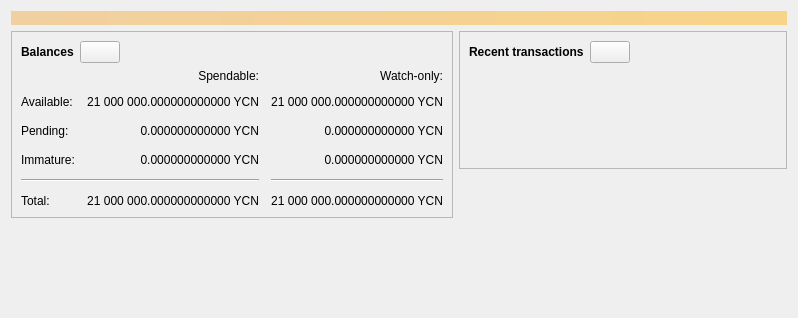
<?xml version="1.0" encoding="UTF-8"?>
<ui version="4.0">
 <class>OverviewPage</class>
 <widget class="QWidget" name="OverviewPage">
  <property name="geometry">
   <rect>
    <x>0</x>
    <y>0</y>
    <width>798</width>
    <height>318</height>
   </rect>
  </property>
  <property name="windowTitle">
   <string>Form</string>
  </property>
  <layout class="QVBoxLayout" name="topLayout">
   <item>
    <widget class="QLabel" name="labelAlerts">
     <property name="visible">
      <bool>false</bool>
     </property>
     <property name="styleSheet">
      <string notr="true">QLabel { background-color: qlineargradient(x1: 0, y1: 0, x2: 1, y2: 0, stop:0 #F0D0A0, stop:1 #F8D488); color:#000000; }</string>
     </property>
     <property name="wordWrap">
      <bool>true</bool>
     </property>
     <property name="margin">
      <number>3</number>
     </property>
     <property name="textInteractionFlags">
      <set>Qt::TextSelectableByMouse</set>
     </property>
    </widget>
   </item>
   <item>
    <layout class="QHBoxLayout" name="horizontalLayout" stretch="1,1">
     <item>
      <layout class="QVBoxLayout" name="verticalLayout_2">
       <item>
        <widget class="QFrame" name="frame">
         <property name="frameShape">
          <enum>QFrame::StyledPanel</enum>
         </property>
         <property name="frameShadow">
          <enum>QFrame::Raised</enum>
         </property>
         <layout class="QVBoxLayout" name="verticalLayout_4">
          <item>
           <layout class="QHBoxLayout" name="horizontalLayout_4">
            <item>
             <widget class="QLabel" name="label_5">
              <property name="font">
               <font>
                <weight>75</weight>
                <bold>true</bold>
               </font>
              </property>
              <property name="text">
               <string>Balances</string>
              </property>
             </widget>
            </item>
            <item>
             <widget class="QPushButton" name="labelWalletStatus">
              <property name="enabled">
               <bool>true</bool>
              </property>
              <property name="maximumSize">
               <size>
                <width>45</width>
                <height>16777215</height>
               </size>
              </property>
              <property name="toolTip">
               <string>The displayed information may be out of date. Your wallet automatically synchronizes with the Yilacoin network after a connection is established, but this process has not completed yet.</string>
              </property>
              <property name="text">
               <string/>
              </property>
              <property name="icon">
               <iconset resource="../bitcoin.qrc">
                <normaloff>:/icons/warning</normaloff>
                <disabledoff>:/icons/warning</disabledoff>:/icons/warning</iconset>
              </property>
              <property name="iconSize">
               <size>
                <width>24</width>
                <height>24</height>
               </size>
              </property>
             </widget>
            </item>
            <item>
             <spacer name="horizontalSpacer_3">
              <property name="orientation">
               <enum>Qt::Horizontal</enum>
              </property>
              <property name="sizeHint" stdset="0">
               <size>
                <width>40</width>
                <height>20</height>
               </size>
              </property>
             </spacer>
            </item>
           </layout>
          </item>
          <item>
           <layout class="QGridLayout" name="gridLayout">
            <property name="spacing">
             <number>12</number>
            </property>
            <item row="2" column="2">
             <widget class="QLabel" name="labelWatchPending">
              <property name="cursor">
               <cursorShape>IBeamCursor</cursorShape>
              </property>
              <property name="toolTip">
               <string>Unconfirmed transactions to watch-only addresses</string>
              </property>
              <property name="text">
               <string notr="true">0.000000000000 YCN</string>
              </property>
              <property name="alignment">
               <set>Qt::AlignRight|Qt::AlignTrailing|Qt::AlignVCenter</set>
              </property>
              <property name="textInteractionFlags">
               <set>Qt::LinksAccessibleByMouse|Qt::TextSelectableByKeyboard|Qt::TextSelectableByMouse</set>
              </property>
             </widget>
            </item>
            <item row="2" column="1">
             <widget class="QLabel" name="labelUnconfirmed">
              <property name="cursor">
               <cursorShape>IBeamCursor</cursorShape>
              </property>
              <property name="toolTip">
               <string>Total of transactions that have yet to be confirmed, and do not yet count toward the spendable balance</string>
              </property>
              <property name="text">
               <string notr="true">0.000000000000 YCN</string>
              </property>
              <property name="alignment">
               <set>Qt::AlignRight|Qt::AlignTrailing|Qt::AlignVCenter</set>
              </property>
              <property name="textInteractionFlags">
               <set>Qt::LinksAccessibleByMouse|Qt::TextSelectableByKeyboard|Qt::TextSelectableByMouse</set>
              </property>
             </widget>
            </item>
            <item row="3" column="2">
             <widget class="QLabel" name="labelWatchImmature">
              <property name="cursor">
               <cursorShape>IBeamCursor</cursorShape>
              </property>
              <property name="toolTip">
               <string>Mined balance in watch-only addresses that has not yet matured</string>
              </property>
              <property name="text">
               <string notr="true">0.000000000000 YCN</string>
              </property>
              <property name="alignment">
               <set>Qt::AlignRight|Qt::AlignTrailing|Qt::AlignVCenter</set>
              </property>
              <property name="textInteractionFlags">
               <set>Qt::LinksAccessibleByMouse|Qt::TextSelectableByKeyboard|Qt::TextSelectableByMouse</set>
              </property>
             </widget>
            </item>
            <item row="4" column="0" colspan="2">
             <widget class="Line" name="line">
              <property name="orientation">
               <enum>Qt::Horizontal</enum>
              </property>
             </widget>
            </item>
            <item row="4" column="2">
             <widget class="Line" name="lineWatchBalance">
              <property name="sizePolicy">
               <sizepolicy hsizetype="Preferred" vsizetype="Fixed">
                <horstretch>0</horstretch>
                <verstretch>0</verstretch>
               </sizepolicy>
              </property>
              <property name="minimumSize">
               <size>
                <width>140</width>
                <height>0</height>
               </size>
              </property>
              <property name="orientation">
               <enum>Qt::Horizontal</enum>
              </property>
             </widget>
            </item>
            <item row="5" column="0">
             <widget class="QLabel" name="labelTotalText">
              <property name="text">
               <string>Total:</string>
              </property>
             </widget>
            </item>
            <item row="3" column="1">
             <widget class="QLabel" name="labelImmature">
              <property name="cursor">
               <cursorShape>IBeamCursor</cursorShape>
              </property>
              <property name="toolTip">
               <string>Mined balance that has not yet matured</string>
              </property>
              <property name="text">
               <string notr="true">0.000000000000 YCN</string>
              </property>
              <property name="alignment">
               <set>Qt::AlignRight|Qt::AlignTrailing|Qt::AlignVCenter</set>
              </property>
              <property name="textInteractionFlags">
               <set>Qt::LinksAccessibleByMouse|Qt::TextSelectableByKeyboard|Qt::TextSelectableByMouse</set>
              </property>
             </widget>
            </item>
            <item row="2" column="3">
             <spacer name="horizontalSpacer_2">
              <property name="orientation">
               <enum>Qt::Horizontal</enum>
              </property>
              <property name="sizeHint" stdset="0">
               <size>
                <width>40</width>
                <height>20</height>
               </size>
              </property>
             </spacer>
            </item>
            <item row="3" column="0">
             <widget class="QLabel" name="labelImmatureText">
              <property name="text">
               <string>Immature:</string>
              </property>
             </widget>
            </item>
            <item row="5" column="1">
             <widget class="QLabel" name="labelTotal">
              <property name="cursor">
               <cursorShape>IBeamCursor</cursorShape>
              </property>
              <property name="toolTip">
               <string>Your current total balance</string>
              </property>
              <property name="text">
               <string notr="true">21 000 000.000000000000 YCN</string>
              </property>
              <property name="alignment">
               <set>Qt::AlignRight|Qt::AlignTrailing|Qt::AlignVCenter</set>
              </property>
              <property name="textInteractionFlags">
               <set>Qt::LinksAccessibleByMouse|Qt::TextSelectableByKeyboard|Qt::TextSelectableByMouse</set>
              </property>
             </widget>
            </item>
            <item row="5" column="2">
             <widget class="QLabel" name="labelWatchTotal">
              <property name="cursor">
               <cursorShape>IBeamCursor</cursorShape>
              </property>
              <property name="toolTip">
               <string>Current total balance in watch-only addresses</string>
              </property>
              <property name="text">
               <string notr="true">21 000 000.000000000000 YCN</string>
              </property>
              <property name="alignment">
               <set>Qt::AlignRight|Qt::AlignTrailing|Qt::AlignVCenter</set>
              </property>
              <property name="textInteractionFlags">
               <set>Qt::LinksAccessibleByMouse|Qt::TextSelectableByKeyboard|Qt::TextSelectableByMouse</set>
              </property>
             </widget>
            </item>
            <item row="0" column="2">
             <widget class="QLabel" name="labelWatchonly">
              <property name="text">
               <string>Watch-only:</string>
              </property>
              <property name="alignment">
               <set>Qt::AlignRight|Qt::AlignTrailing|Qt::AlignVCenter</set>
              </property>
             </widget>
            </item>
            <item row="1" column="0">
             <widget class="QLabel" name="labelBalanceText">
              <property name="text">
               <string>Available:</string>
              </property>
             </widget>
            </item>
            <item row="1" column="1">
             <widget class="QLabel" name="labelBalance">
              <property name="cursor">
               <cursorShape>IBeamCursor</cursorShape>
              </property>
              <property name="toolTip">
               <string>Your current spendable balance</string>
              </property>
              <property name="text">
               <string notr="true">21 000 000.000000000000 YCN</string>
              </property>
              <property name="alignment">
               <set>Qt::AlignRight|Qt::AlignTrailing|Qt::AlignVCenter</set>
              </property>
              <property name="textInteractionFlags">
               <set>Qt::LinksAccessibleByMouse|Qt::TextSelectableByKeyboard|Qt::TextSelectableByMouse</set>
              </property>
             </widget>
            </item>
            <item row="1" column="2">
             <widget class="QLabel" name="labelWatchAvailable">
              <property name="cursor">
               <cursorShape>IBeamCursor</cursorShape>
              </property>
              <property name="toolTip">
               <string>Your current balance in watch-only addresses</string>
              </property>
              <property name="text">
               <string notr="true">21 000 000.000000000000 YCN</string>
              </property>
              <property name="alignment">
               <set>Qt::AlignRight|Qt::AlignTrailing|Qt::AlignVCenter</set>
              </property>
              <property name="textInteractionFlags">
               <set>Qt::LinksAccessibleByMouse|Qt::TextSelectableByKeyboard|Qt::TextSelectableByMouse</set>
              </property>
             </widget>
            </item>
            <item row="2" column="0">
             <widget class="QLabel" name="labelPendingText">
              <property name="text">
               <string>Pending:</string>
              </property>
             </widget>
            </item>
            <item row="0" column="1">
             <widget class="QLabel" name="labelSpendable">
              <property name="text">
               <string>Spendable:</string>
              </property>
              <property name="alignment">
               <set>Qt::AlignRight|Qt::AlignTrailing|Qt::AlignVCenter</set>
              </property>
             </widget>
            </item>
           </layout>
          </item>
         </layout>
        </widget>
       </item>
       <item>
        <spacer name="verticalSpacer">
         <property name="orientation">
          <enum>Qt::Vertical</enum>
         </property>
         <property name="sizeHint" stdset="0">
          <size>
           <width>20</width>
           <height>40</height>
          </size>
         </property>
        </spacer>
       </item>
      </layout>
     </item>
     <item>
      <layout class="QVBoxLayout" name="verticalLayout_3">
       <item>
        <widget class="QFrame" name="frame_2">
         <property name="frameShape">
          <enum>QFrame::StyledPanel</enum>
         </property>
         <property name="frameShadow">
          <enum>QFrame::Raised</enum>
         </property>
         <layout class="QVBoxLayout" name="verticalLayout">
          <item>
           <layout class="QHBoxLayout" name="horizontalLayout_2">
            <item>
             <widget class="QLabel" name="label_4">
              <property name="font">
               <font>
                <weight>75</weight>
                <bold>true</bold>
               </font>
              </property>
              <property name="text">
               <string>Recent transactions</string>
              </property>
             </widget>
            </item>
            <item>
             <widget class="QPushButton" name="labelTransactionsStatus">
              <property name="enabled">
               <bool>true</bool>
              </property>
              <property name="maximumSize">
               <size>
                <width>45</width>
                <height>16777215</height>
               </size>
              </property>
              <property name="toolTip">
               <string>The displayed information may be out of date. Your wallet automatically synchronizes with the Yilacoin network after a connection is established, but this process has not completed yet.</string>
              </property>
              <property name="text">
               <string/>
              </property>
              <property name="icon">
               <iconset resource="../bitcoin.qrc">
                <normaloff>:/icons/warning</normaloff>
                <disabledoff>:/icons/warning</disabledoff>:/icons/warning</iconset>
              </property>
              <property name="iconSize">
               <size>
                <width>24</width>
                <height>24</height>
               </size>
              </property>
             </widget>
            </item>
            <item>
             <spacer name="horizontalSpacer">
              <property name="orientation">
               <enum>Qt::Horizontal</enum>
              </property>
              <property name="sizeHint" stdset="0">
               <size>
                <width>40</width>
                <height>20</height>
               </size>
              </property>
             </spacer>
            </item>
           </layout>
          </item>
          <item>
           <widget class="TransactionOverviewWidget" name="listTransactions">
            <property name="styleSheet">
             <string notr="true">QListView { background: transparent; }</string>
            </property>
            <property name="frameShape">
             <enum>QFrame::NoFrame</enum>
            </property>
            <property name="verticalScrollBarPolicy">
             <enum>Qt::ScrollBarAlwaysOff</enum>
            </property>
            <property name="horizontalScrollBarPolicy">
             <enum>Qt::ScrollBarAlwaysOff</enum>
            </property>
            <property name="sizeAdjustPolicy">
             <enum>QAbstractScrollArea::AdjustToContents</enum>
            </property>
            <property name="selectionMode">
             <enum>QAbstractItemView::NoSelection</enum>
            </property>
            <property name="uniformItemSizes">
             <bool>true</bool>
            </property>
           </widget>
          </item>
         </layout>
        </widget>
       </item>
       <item>
        <spacer name="verticalSpacer_2">
         <property name="orientation">
          <enum>Qt::Vertical</enum>
         </property>
         <property name="sizeHint" stdset="0">
          <size>
           <width>20</width>
           <height>40</height>
          </size>
         </property>
        </spacer>
       </item>
      </layout>
     </item>
    </layout>
   </item>
  </layout>
 </widget>
 <customwidgets>
  <customwidget>
   <class>TransactionOverviewWidget</class>
   <extends>QListView</extends>
   <header>qt/transactionoverviewwidget.h</header>
  </customwidget>
 </customwidgets>
 <resources/>
 <connections/>
</ui>
